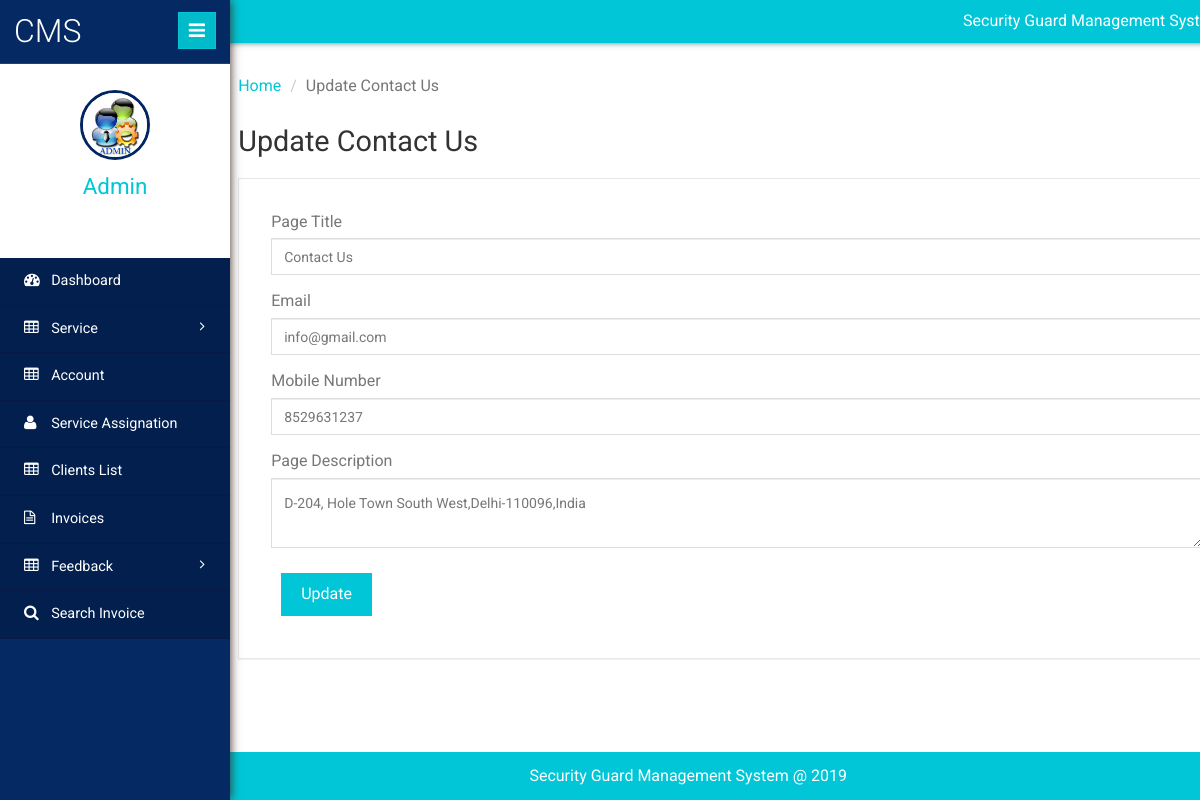
The page /admin/contact-us.php (signed in) on the database its author committed.
### tables this page shows
CREATE TABLE `tblpage` (
  `ID` int(10) NOT NULL,
  `PageType` varchar(120) DEFAULT NULL,
  `PageTitle` varchar(200) DEFAULT NULL,
  `PageDescription` mediumtext DEFAULT NULL,
  `Email` varchar(120) DEFAULT NULL,
  `MobileNumber` bigint(10) DEFAULT NULL,
  `UpdationDate` timestamp NULL DEFAULT current_timestamp()
);

### admin/contact-us.php (the view, shortened to what this page needs)
<?php
include('includes/dbconnection.php');
if (strlen($_SESSION['clientmsaid']==0)) {
  header('location:logout.php');
  } else{
  ?>
<!DOCTYPE HTML>
<html>
<head>
	<link href="css/bootstrap.min.css" rel='stylesheet' type='text/css' />
	<link href="css/style.css" rel='stylesheet' type='text/css' />
	<link href="css/font-awesome.css" rel="stylesheet">
	<link rel="stylesheet" href="css/icon-font.min.css" type='text/css' />
</head>
<body>
<div class="page-container">
<div class="left-content">
<div class="inner-content">
<?php include_once('includes/header.php');?>
<div class="outter-wp">
<div class="sub-heard-part">
<ol class="breadcrumb m-b-0">
<li><a href="dashboard.php">Home</a></li>
<li class="active">Update Contact Us</li>
</ol>
</div>
<div class="forms-main">
<h2 class="inner-tittle">Update Contact Us </h2>
<div class="graph-form">
<div class="form-body">
<form method="post">
	<?php
$sql="SELECT * from  tblpage where PageType='contactus'";
$query = $dbh -> prepare($sql);
$query->execute();
$results=$query->fetchAll(PDO::FETCH_OBJ);
$cnt=1;
if($query->rowCount() > 0)
{
foreach($results as $row)
{               ?>
	<div class="form-group"> <label for="exampleInputEmail1">Page Title</label> <input type="text" name="pagetitle" id="pagetitle" required="true" value="<?php  echo $row->PageTitle;?>" class="form-control"> </div>
	<div class="form-group"> <label for="exampleInputEmail1">Email</label> <input type="text" name="email" id="email" required="true" value="<?php  echo $row->Email;?>" class="form-control"> </div>
	<div class="form-group"> <label for="exampleInputEmail1">Mobile Number</label> <input type="text" name="mobnum" id="mobnum" required="true" value="<?php  echo $row->MobileNumber;?>" class="form-control"> </div>
	<div class="form-group"> <label for="exampleInputEmail1">Page Description</label> <textarea type="text" name="pagedes" id="pagedes" required="true"class="form-control"><?php  echo $row->PageDescription;?></textarea> </div>
		<?php $cnt=$cnt+1;}} ?>
	 <button type="submit" class="btn btn-default" name="submit" id="submit">Update</button> </form>
</div>
</div>
</div>
</div>
<?php include_once('includes/footer.php');?>
</div>
</div>
<?php include_once('includes/sidebar.php');?>
</div>
</body>
</html>
<?php }  ?>

### admin/includes/sidebar.php (shortened to what this page needs)
 <div class="sidebar-menu">
    <header class="logo">
        <a href="#" class="sidebar-icon"> <span class="fa fa-bars"></span> </a> <a href="dashboard.php"> <span id="logo"> <h1>CMS</h1></span>
        </a>
    </header>
    <div class="down">
        <?php
$aid=$_SESSION['clientmsaid'];
$sql="SELECT AdminName from  tbladmin where ID=:aid";
$query = $dbh -> prepare($sql);
$query->bindParam(':aid',$aid,PDO::PARAM_STR);
$query->execute();
$results=$query->fetchAll(PDO::FETCH_OBJ);
$cnt=1;
if($query->rowCount() > 0)
{
foreach($results as $row)
{               ?>
        <a href="dashboard.php"><img src="images/images.jpg" height="70" width="70"></a>
        <a href="dashboard.php"><span class=" name-caret"><?php  echo $row->AdminName;?></span></a>
        <?php $cnt=$cnt+1;}} ?>
        <ul>
            <li><a class="tooltips" href="admin-profile.php"><span>Profile</span><i class="lnr lnr-user"></i></a></li>
            <li><a class="tooltips" href="change-password.php"><span>Settings</span><i class="lnr lnr-cog"></i></a></li>
            <li><a class="tooltips" href="logout.php"><span>Log out</span><i class="lnr lnr-power-switch"></i></a></li>
        </ul>
    </div>
    <div class="menu">
        <ul id="menu" >
            <li><a href="dashboard.php"><i class="fa fa-tachometer"></i> <span>Dashboard</span></a></li>
            <li id="menu-academico" ><a href="#"><i class="fa fa-table"></i> <span> Service</span> <span class="fa fa-angle-right" style="float: right"></span></a>
            </li>
            <li><a href="account-list.php"><i class="fa fa-table"></i> <span>Account</span></a></li>
            <li><a href="service-assign.php"><i class="fa fa-user"></i> <span>Service Assignation</span></a></li>
            <li><a href="manage-client.php"><i class="fa fa-table"></i> <span>Clients List</span></a></li>
            <li><a href="invoices.php"><i class="fa fa-file-text-o"></i> <span>Invoices</span></a></li>
            <li id="menu-academico" ><a href="#"><i class="fa fa-table"></i> <span> Feedback</span> <span class="fa fa-angle-right" style="float: right"></span></a>
            </li>
            <li><a href="search-invoices.php"><i class="fa fa-search"></i> <span>Search Invoice</span></a></li>
        </ul>
    </div>
</div>

### rows shown on the page
tblpage: pagetitle "Contact Us", email "info@gmail.com", mobnum "8529631237", pagedes "D-204, Hole Town South West,Delhi-110096,India"

### other values the page prints
$row->AdminName "Admin"
